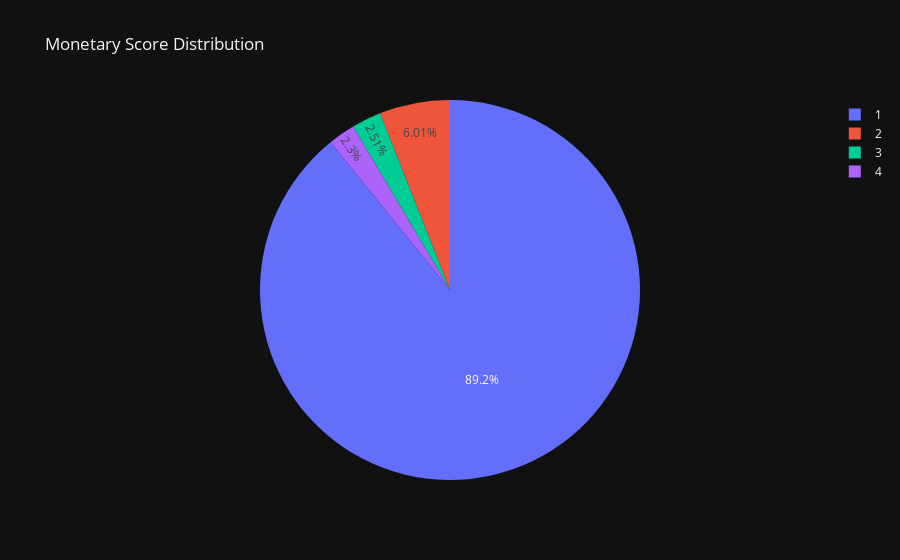

The notebook cell saved with this chart:
### Code cell
fig = px.pie(df, values = customer_rfm['Monetary_Score'].value_counts(),
             names = (customer_rfm["Monetary_Score"].value_counts()).index,
             title = 'Monetary Score Distribution')
fig.show()

### Figure 1 — Plotly figure (JSON) as saved in the notebook; plotly's stock layout.template omitted (floating-point values rounded to 4 significant figures)
{"data": [{"domain": {"x": [0.0, 1.0], "y": [0.0, 1.0]}, "hovertemplate": "label=%{label}<br>value=%{value}<extra></extra>", "labels": [1, 2, 3, 4], "legendgroup": "", "name": "", "showlegend": true, "values": [3444, 232, 97, 89], "type": "pie"}], "layout": {"legend": {"tracegroupgap": 0}, "title": {"text": "Monetary Score Distribution"}}}
